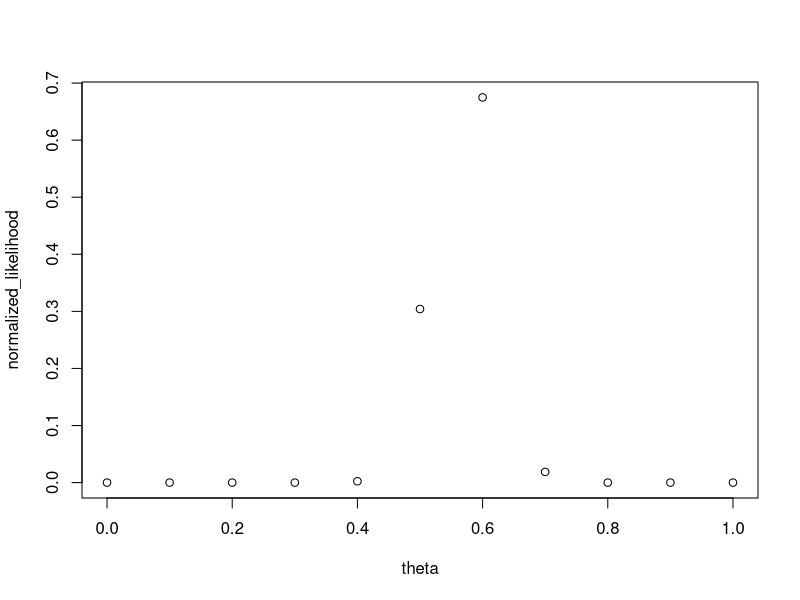
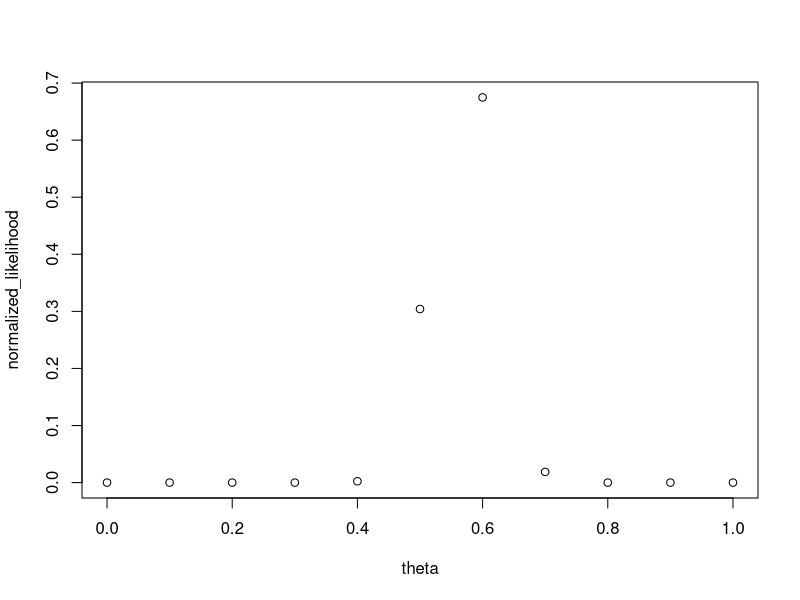
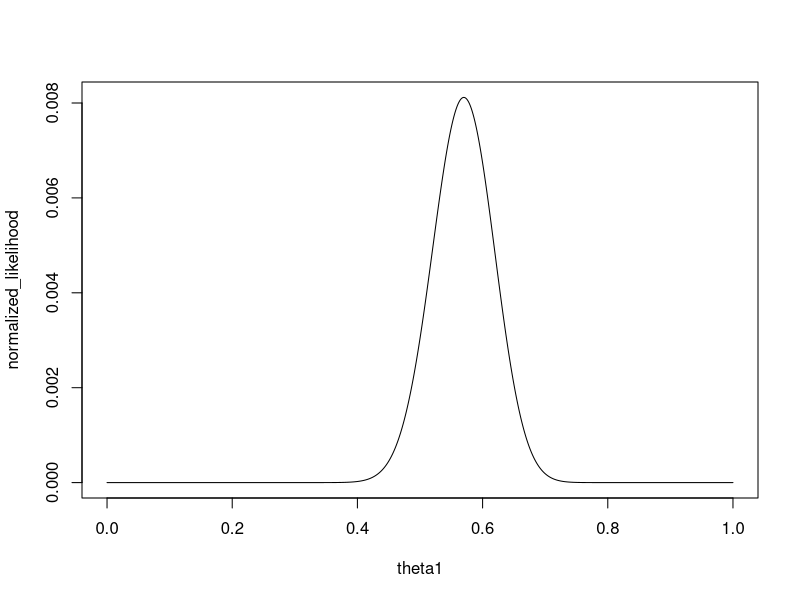
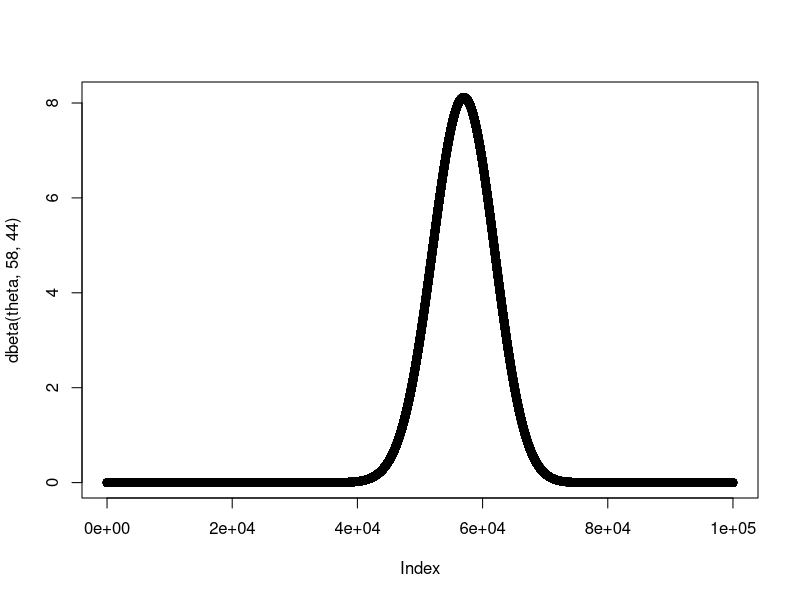
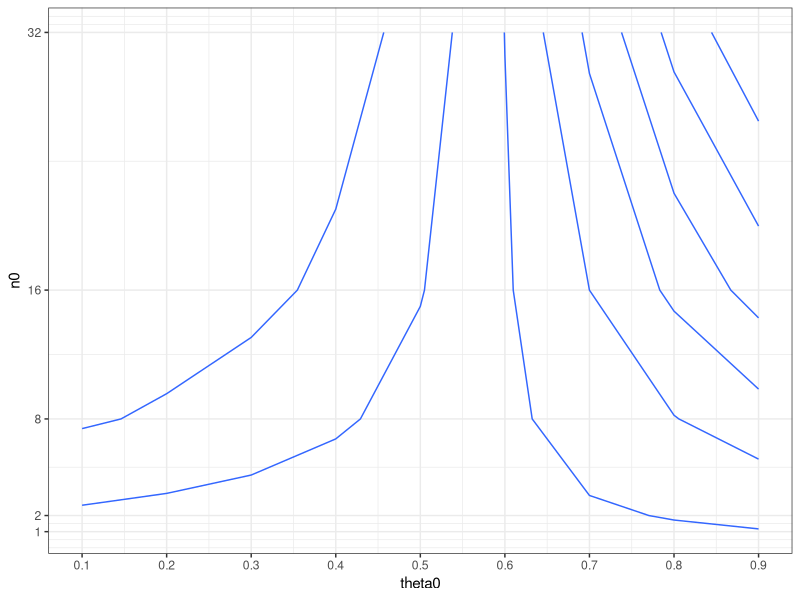

The R source for these figures, in order:
## ---- chunk 1
knitr::opts_chunk$set(echo = TRUE)
## ---- chunk 2
theta <- seq(0, 1, by = 0.1)
likelihood <- dbinom(57, 100, theta)
normalized_likelihood <- likelihood / sum(likelihood)
plot(theta,normalized_likelihood)
## ---- chunk 3
theta <- seq(0, 1, by = 0.1)
likelihood <- dbinom(57, 100, theta)
normalized_likelihood <- likelihood / sum(likelihood)
plot(theta,normalized_likelihood)
## ---- chunk 4
theta1 <- seq(0, 1, by = 0.001)
likelihood <- dbinom(57, 100, theta1)
normalized_likelihood<- likelihood / sum(likelihood)
plot(theta1,normalized_likelihood,type='l')
## ---- chunk 5
theta=seq(0,1,by=0.00001)
plot(dbeta(theta, 58, 44))
## ---- chunk 6
library(ggplot2)
observed_sum <- 57
total_sample <- 100
theta_0 <- seq(0.1, 0.9, by = 0.1)
n_0 <- c(1, 2, 8, 16, 32)
theta_matrix <- matrix(NA, nrow = length(theta_0), ncol = length(n_0))
prob_matrix <- matrix(NA, nrow = length(theta_0), ncol = length(n_0))
for (i in 1:length(theta_0)) {
  for (j in 1:length(n_0)) {
    theta0 <- theta_0[i]
    n0 <- n_0[j]
    a <- theta0 * n0
    b <- (1 - theta0) * n0
    beta_prior <- dbeta(theta0, a, b)
    posterior_prob <- pbeta(0.6, a + observed_sum, b + total_sample - observed_sum)
    theta_matrix[i, j] <- theta0
    prob_matrix[i, j] <- posterior_prob
  }
}
plot_data <- expand.grid(theta0 = theta_0, n0 = n_0)
plot_data$Probability <- as.vector(prob_matrix)
ggplot(plot_data, aes(x = theta0, y = n0, z = Probability)) +
  geom_contour() +
  labs(x = "theta0", y = "n0", z = "Pr(theta > 0.5|sum of Yi = 57)") +
  scale_x_continuous(breaks = theta_0) +
  scale_y_continuous(breaks = n_0) +
  theme_bw()
## ---- chunk 7
samples1 <- rbeta(5000, shape1 = 58, shape2 = 100 - 58 + 1)
samples2 <- rbeta(5000,shape1=31,shape2=21)
prob <- mean(samples1 < samples2)
cat("Estimated Pr(theta1<theta2|data and prior):", prob, "\n")
